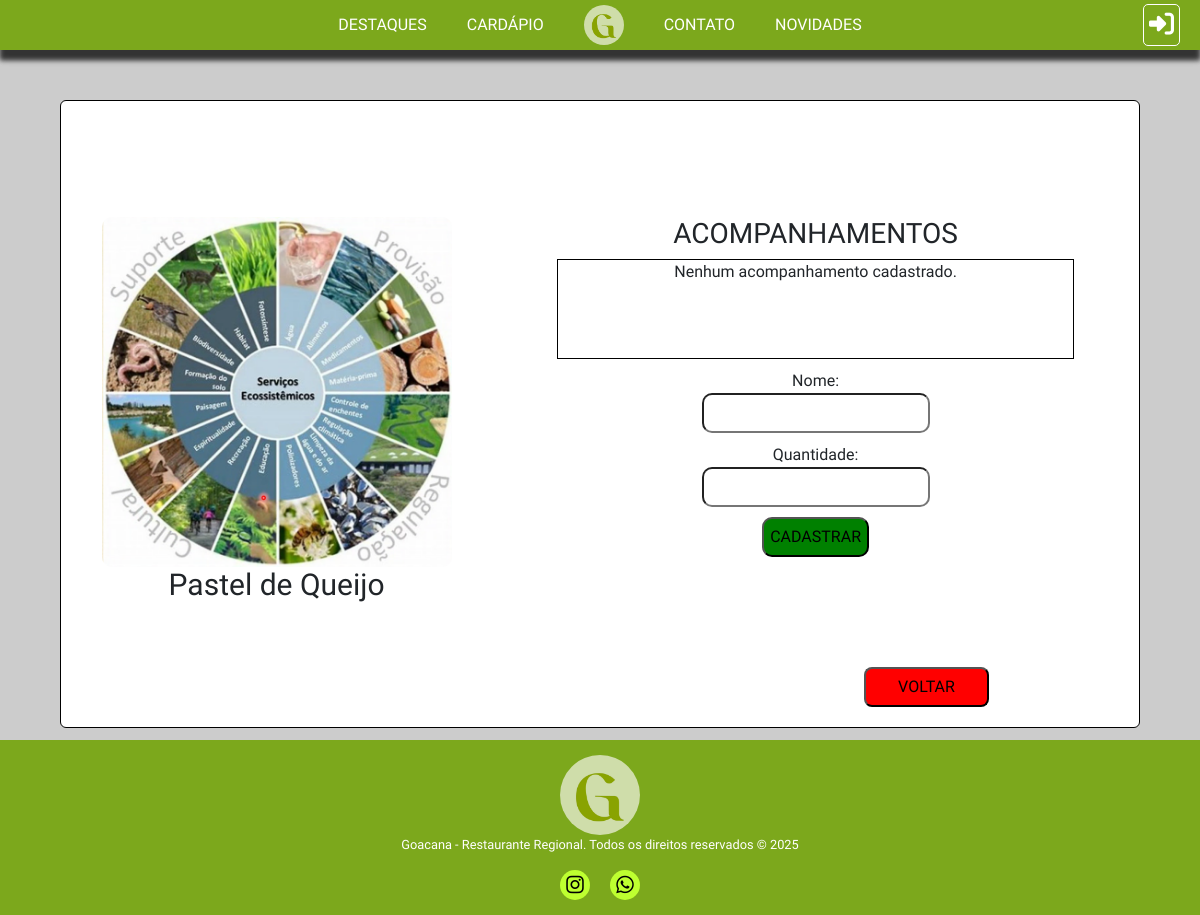
/acompage/1/, run on an earlier commit of the app's database.
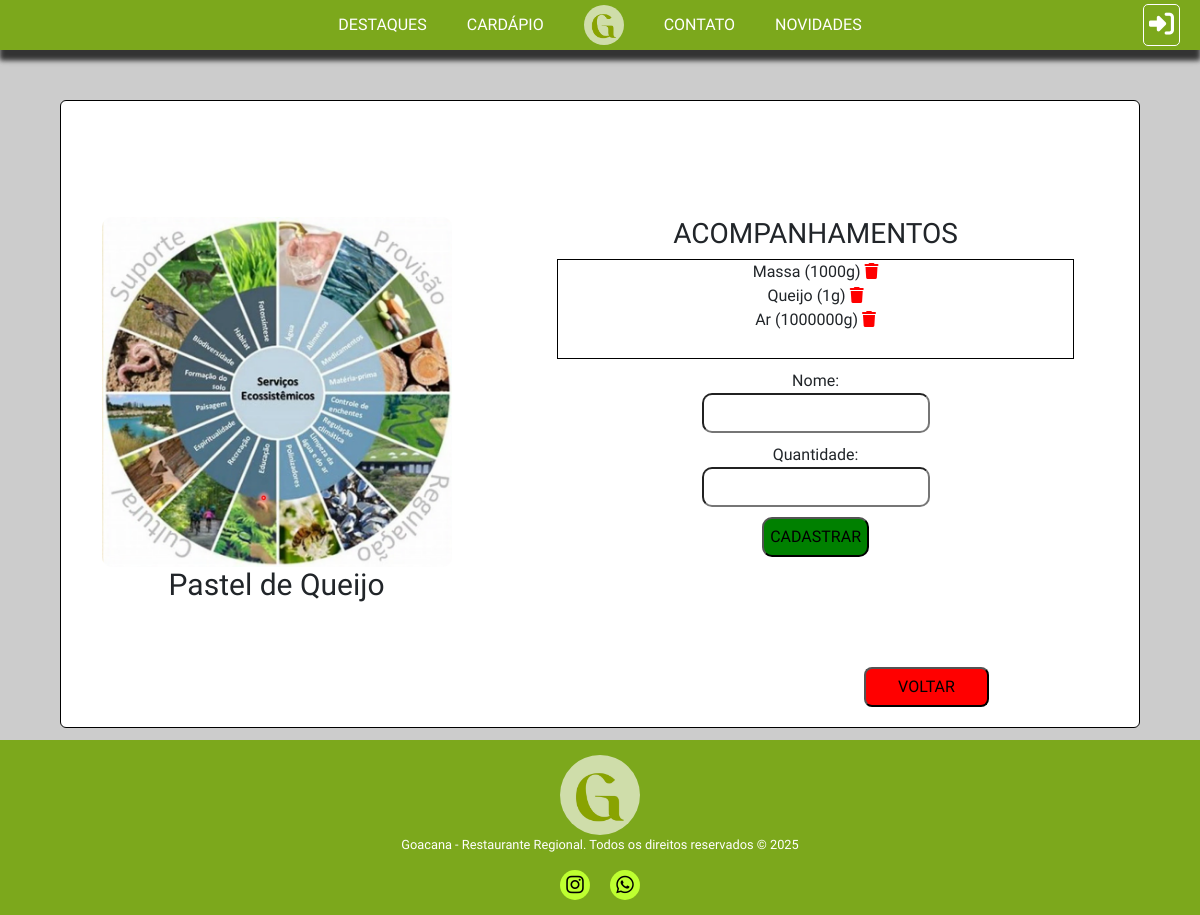
And on a later commit of the database.
### core/models.py (models this page shows)
class TB_ACOMPANHAMENTOS(models.Model):
    Nome = models.CharField(max_length=45, null=False)
    Quantidade = models.IntegerField(null=False)
    ID_Prato = models.ForeignKey('TB_PRATOS', on_delete=models.CASCADE, null=False)

### core/views.py (the view)
# urls.py: path('acompage/<int:id>/', acompage, name='acompage'),
def acompage(request, id):
    prato = TB_PRATOS.objects.get(pk=id)
    lista_acomp = TB_ACOMPANHAMENTOS.objects.filter(ID_Prato_id=id)
    if request.method == 'POST':
        formacomp = TB_ACOMPANHAMENTOS_FORMS(request.POST)
        if formacomp.is_valid():
            acomp = formacomp.save(commit=False)
            acomp.ID_Prato_id = id
            acomp.save()
            return redirect('acompage', id=id)
    else:
        formacomp = TB_ACOMPANHAMENTOS_FORMS()
    contexto = {'prato': prato, 'lista': lista_acomp, 'form': formacomp}
    return render(request, 'acompage.html', contexto)

### core/forms.py
class TB_ACOMPANHAMENTOS_FORMS(forms.ModelForm):
    class Meta:
        model = TB_ACOMPANHAMENTOS
        fields = ['Nome', 'Quantidade']

### core/templates/acompage.html (shortened to what this page needs)
{% extends 'base/base.html' %}
{% load static %}
{% block 'header' %}
<link rel="stylesheet" href="{% static 'CSS/add_prato.css' %}">
{% endblock %}
{% block 'content' %}
<div class="vheight">
    <div class="card">
        <div style="display: flex;" class="wowie">
            <div class="photo-side">
                {% if prato.Imagem %}
                    <img src="{{ prato.Imagem.url }}" alt="">
                {% else %}
                    <img src="{% static 'images/placeholder.png' %}" alt="">
                {% endif %}
                <h3>{{ prato.Nome }}</h3>
            </div>
            <div class="data-side">
                <h3>ACOMPANHAMENTOS</h3>
                <div class="acomp-list">
                    {% for acomp in lista %}
                        <p>{{ acomp.Nome }} ({{ acomp.Quantidade }}g) <a href="{% url 'rem_acomp2' acomp.id %}"><i class="fa-solid fa-trash"></i></a></p>
                    {% empty %}
                        <p>Nenhum acompanhamento cadastrado.</p>
                    {% endfor %}
                </div>
                <form method="post" class="acomp-form">
                    {{ form }}
                    <input type="submit" value="CADASTRAR" class="botao">
                </form>
            </div>
            <a href="{% url 'editordecadarpio' %}">
                <button id="wownicegraphics">VOLTAR</button>
            </a>
        </div>
    </div>
</div>
{% endblock %}

What changed in the data, as far as the page shows it:
added TB_ACOMPANHAMENTOS: Nome "Massa", Quantidade "1000"
added TB_ACOMPANHAMENTOS: Nome "Queijo", Quantidade "1"
added TB_ACOMPANHAMENTOS: Nome "Ar", Quantidade "1000000"
Also different on the page:
text no longer shown: "Nenhum acompanhamento cadastrado."
